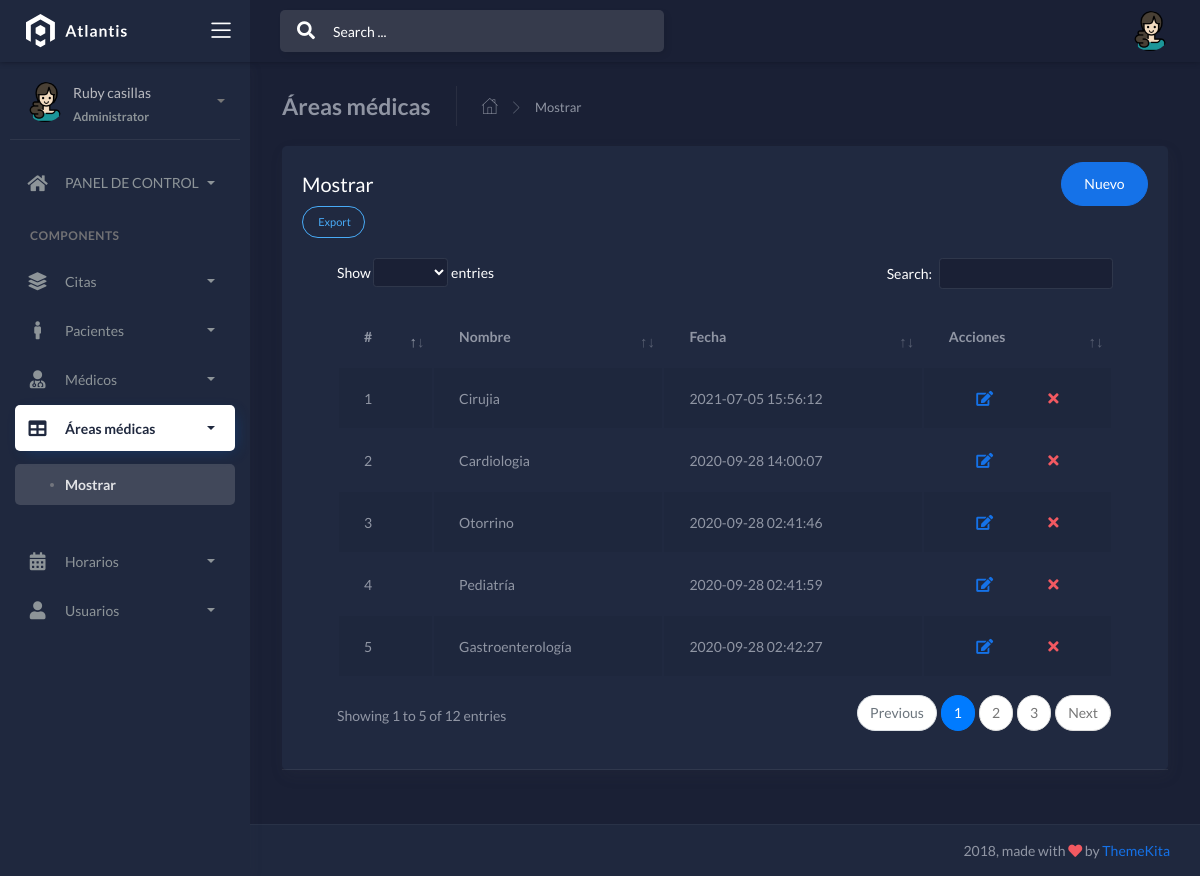
The page /frontend/especialidad/mostrar.php (signed in) on the database its author committed.
### tables this page shows
CREATE TABLE `specialty` (
  `codespe` int(11) NOT NULL,
  `nombrees` varchar(50) NOT NULL,
  `fecha_create` timestamp NOT NULL DEFAULT current_timestamp() ON UPDATE current_timestamp()
);

### frontend/especialidad/mostrar.php (the view, shortened to what this page needs)
<?php if(isset($_SESSION['id'])) { ?>
<!DOCTYPE html>
<html lang="es">
<head>
     <link rel="stylesheet" href="../../backend/css/bootstrap.min.css">
     <link rel="stylesheet" href="../../backend/css/atlantis.min.css">
     <link rel="stylesheet" href="../../backend/css/demo.css">
</head>
<body data-background-color="dark">
     <div class="wrapper">
          <div class="main-header">
               <div class="logo-header" data-background-color="dark2">
                    <a href="../administrador/escritorio.php" class="logo">
                         <img src="../../backend/img/logo.svg" alt="navbar brand" class="navbar-brand">
                    </a>
                    <div class="nav-toggle">
                         <button class="btn btn-toggle toggle-sidebar">
                              <i class="icon-menu"></i>
                         </button>
                    </div>
               </div>
               <nav class="navbar navbar-header navbar-expand-lg" data-background-color="dark">
                    <div class="container-fluid">
                         <div class="collapse" id="search-nav">
                              <form class="navbar-left navbar-form nav-search mr-md-3">
                                   <div class="input-group">
                                        <div class="input-group-prepend">
                                             <button type="submit" class="btn btn-search pr-1">
                                                  <i class="fa fa-search search-icon"></i>
                                             </button>
                                        </div>
                                        <input type="text" placeholder="Search ..." class="form-control">
                                   </div>
                              </form>
                         </div>
                         <ul class="navbar-nav topbar-nav ml-md-auto align-items-center">
                              <li class="nav-item dropdown hidden-caret">
                                   <a class="dropdown-toggle profile-pic" data-toggle="dropdown" href="#" aria-expanded="false">
                                        <div class="avatar-sm">
                                             <img src="../../backend/img/mujer.png" alt="..." class="avatar-img rounded-circle">
                                        </div>
                                   </a>
                              </li>
                         </ul>
                    </div>
               </nav>
          </div>
          <div class="sidebar sidebar-style-2" data-background-color="dark2">
               <div class="sidebar-wrapper scrollbar scrollbar-inner">
                    <div class="sidebar-content">
                         <div class="user">
                              <div class="avatar-sm float-left mr-2">
                                   <img src="../../backend/img/mujer.png" alt="..." class="avatar-img rounded-circle">
                              </div>
                              <div class="info">
                                   <a data-toggle="collapse" href="#collapseExample" aria-expanded="true">
                                        <span>
                                             <?php echo ucfirst($_SESSION['nombre']); ?>
                                             <span class="user-level">Administrator</span>
                                             <span class="caret"></span>
                                        </span>
                                   </a>
                              </div>
                         </div>
                         <ul class="nav nav-primary">
                              <li class="nav-item">
                                   <a data-toggle="collapse" href="#dashboard" class="collapsed" aria-expanded="false">
                                        <i class="fas fa-home"></i>
                                        <p>PANEL DE CONTROL</p>
                                        <span class="caret"></span>
                                   </a>
                              </li>
                              <li class="nav-section">
                                   <h4 class="text-section">Components</h4>
                              </li>
                              <li class="nav-item">
                                   <a data-toggle="collapse" href="#base">
                                        <i class="fas fa-layer-group"></i>
                                        <p>Citas</p>
                                        <span class="caret"></span>
                                   </a>
                              </li>
                              <li class="nav-item">
                                   <a data-toggle="collapse" href="#sidebarLayouts">
                                        <i class="fas fa-male"></i>
                                        <p>Pacientes</p>
                                        <span class="caret"></span>
                                   </a>
                              </li>
                              <li class="nav-item">
                                   <a data-toggle="collapse" href="#forms">
                                        <i class="fas fa-user-md"></i>
                                        <p>Médicos</p>
                                        <span class="caret"></span>
                                   </a>
                              </li>
                              <li class="nav-item active submenu">
                                   <a data-toggle="collapse" href="#tables">
                                        <i class="fas fa-table"></i>
                                        <p>Áreas médicas</p>
                                        <span class="caret"></span>
                                   </a>
                                   <div class="collapse show" id="tables">
                                        <ul class="nav nav-collapse">
                                             <li class="active">
                                                  <a href="../especialidad/mostrar.php">
                                                       <span class="sub-item">Mostrar</span>
                                                  </a>
                                             </li>
                                        </ul>
                                   </div>
                              </li>
                              <li class="nav-item">
                                   <a data-toggle="collapse" href="#calendar">
                                        <i class="fas fa-calendar-alt"></i>
                                        <p>Horarios</p>
                                        <span class="caret"></span>
                                   </a>
                              </li>
                              <li class="nav-item">
                                   <a data-toggle="collapse" href="#user">
                                        <i class="fas fa-user"></i>
                                        <p>Usuarios</p>
                                        <span class="caret"></span>
                                   </a>
                              </li>
                         </ul>
                    </div>
               </div>
          </div>
<div class="main-panel">
     <div class="content">
     <div class="page-inner">
     <div class="page-header">
          <h4 class="page-title">Áreas médicas</h4>
          <ul class="breadcrumbs">
               <li class="nav-home">
                    <a href="../administrador/escritorio.php">
                         <i class="flaticon-home"></i>
                    </a>
               </li>
               <li class="separator">
                    <i class="flaticon-right-arrow"></i>
               </li>
               <li class="nav-item">
                    <a href="#">Mostrar</a>
               </li>
          </ul>
          </div>
          <div class="row">
             <div class="col-md-12">
                <div class="card">
                   <div class="card-header">
                    <div class="d-flex align-items-center">
                    <h4 class="card-title">Mostrar</h4>
                    <a href="#addRowModal" class="btn btn-primary btn-round ml-auto" data-toggle="modal">Nuevo</a>
                    </div>
                    <div class="card-tools">
                    <a href="../especialidad/reporte.php" class="btn btn-info btn-border btn-round btn-sm mr-2">
                         Export
                    </a>
                    </div>
                    <div class="card-body">
                    <div class="table-responsive">
<?php
require_once('../../backend/db/config.php');
$sentencia = $connect->prepare("SELECT * FROM specialty ORDER BY codespe DESC;");
 $sentencia->execute();
$data =  array();
if($sentencia){
  while($r = $sentencia->fetchObject()){
    $data[] = $r;
  }
}
?>
<?php if(count($data)>0):?>
                      <table id="add-row" class="display table table-striped table-hover">
                          <thead>
                              <tr>
                                 <th>#</th>
                              <th>Nombre</th>
                              <th>Fecha</th>
                                   <th style="width: 2%">Acciones</th>
                              </tr>
                         </thead>
                         <tbody>
                              <?php foreach($data as $d):?>
          <tr>
          <td><?php echo $d->codespe  ?></td>
          <td><?php echo $d->nombrees  ?></td>
          <td><?php echo $d->fecha_create  ?></td>
          <td>
          <div class="form-button-action">
          <button onclick="location.href='../especialidad/edit.php?id=<?php echo $d->codespe ?>'" class="btn btn-link btn-primary btn-lg" data-toggle="modal"  title="" data-original-title="Edit Task">
          <i class="fa fa-edit"></i>
          </button>
          <button onclick="location.href='../especialidad/delete.php?id=<?php echo $d->codespe ?>'" class="btn btn-link btn-danger btn-lg" data-toggle="modal"  title="" data-original-title="Delete Task">
          <i class="fa fa-times"></i>
          </button>
          </div>
          </td>
          </tr>
                              <?php endforeach; ?>
                         </tbody>
                      </table>
                      <?php else:?>
    <div class="alert alert-dark" role="alert">
   No hay datos.
</div>
    <?php endif; ?>
                    </div>
                    </div>
                   </div>
                </div>
             </div>
          </div>
        </div>
    </div>
               <footer class="footer">
                    <div class="container-fluid">
                         <div class="copyright ml-auto">
                              2018, made with <i class="fa fa-heart heart text-danger"></i> by <a href="https://www.themekita.com">ThemeKita</a>
                         </div>
                    </div>
               </footer>
          </div>
     </div>
</body>
</html>
<?php }else{
    header('Location: ../login.php');
 } ?>

### rows shown on the page
specialty: codespe "5", nombrees "Gastroenterología", fecha_create "2020-09-28 02:42:27"
specialty: codespe "4", nombrees "Pediatría", fecha_create "2020-09-28 02:41:59"
specialty: codespe "3", nombrees "Otorrino", fecha_create "2020-09-28 02:41:46"
specialty: codespe "2", nombrees "Cardiologia", fecha_create "2020-09-28 14:00:07"
specialty: codespe "1", nombrees "Cirujia", fecha_create "2021-07-05 15:56:12"

### other values the page prints
$_SESSION['nombre'] "Ruby casillas"
